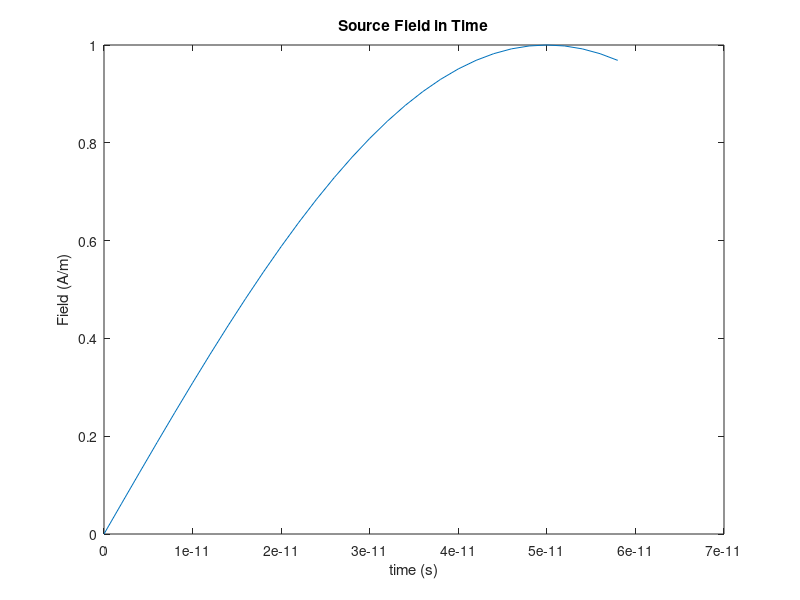

Recreate this plot in MATLAB.
clear;
fid = fopen('PointN1.txt');
frewind(fid);
n=str2num(fgetl(fid));
dt=str2num(fgetl(fid));
time = 0:n-1;
time = time*dt;
for (i=1:n)
    data=fgetl(fid);
    d(i) = str2num(data);
end
fclose(fid);
plot(time,d);
xlabel('time (s)');
ylabel('Field (A/m)');
title('Source Field in Time');
